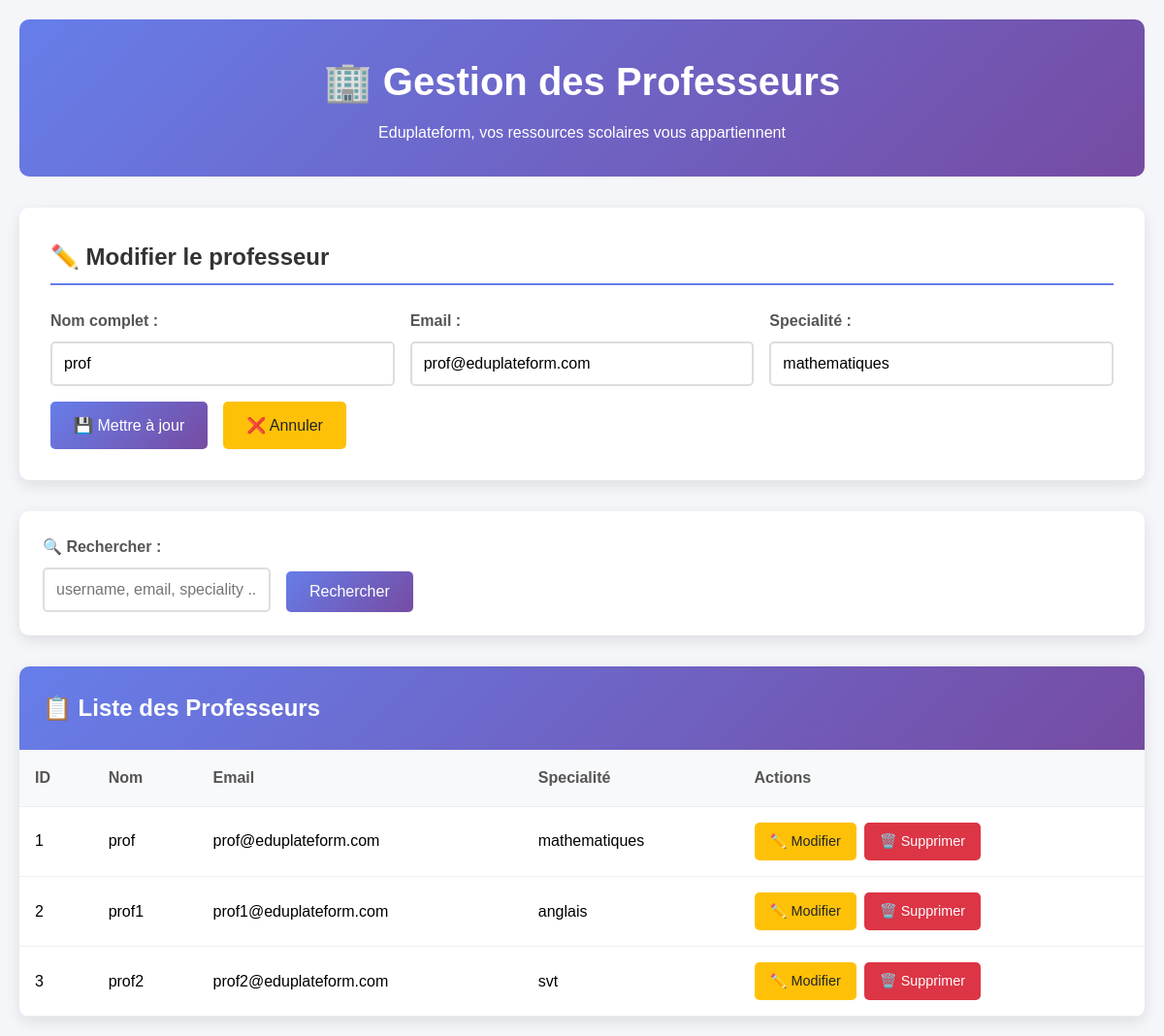
/professeur/index_prof.php?edit=1, run on the app's committed database.
### tables this page shows
CREATE TABLE professeurs (
    id INT AUTO_INCREMENT PRIMARY KEY,
    username VARCHAR(50) UNIQUE NOT NULL,
    email VARCHAR(100) UNIQUE NOT NULL,
    speciality VARCHAR(100) NOT NULL, 
    password VARCHAR(255) NOT NULL,
    created_at TIMESTAMP DEFAULT CURRENT_TIMESTAMP,
    last_login TIMESTAMP NULL
);

### professeur/professeur.php (called while the page is built, shortened)
<?php
require_once '../database/config.php';
class Professeur {
    private $conn;
    private $table = 'professeurs';
    public $id;
    public function __construct() {
        $database = new Database();
        $this->conn = $database->getConnection();
    }
    public function readAll() {
        $query = "SELECT * FROM " . $this->table . " ORDER BY username ASC";
        $stmt = $this->conn->prepare($query);
        $stmt->execute();
        return $stmt;
    }
    public function readOne() {
        $query = "SELECT * FROM " . $this->table . " WHERE id = :id LIMIT 0,1";
        $stmt = $this->conn->prepare($query);
        $stmt->bindParam(':id', $this->id);
        $stmt->execute();
        $row = $stmt->fetch(PDO::FETCH_ASSOC);
        if ($row) {
            $this->username = $row['username'];
            $this->email = $row['email'];
            $this->speciality = $row['speciality'];
            return true;
        }
        return false;
    }
}
?>

### database/config.php (called while the page is built, shortened)
<?php
class Database {
    private $connection;
    public function __construct() {
        try {
            $this->connection = new PDO(
                "mysql:host=" . DB_HOST . ";dbname=" . DB_NAME,
                DB_USER,
                DB_PASS,
                array(
                    PDO::ATTR_ERRMODE => PDO::ERRMODE_EXCEPTION,
                    PDO::ATTR_DEFAULT_FETCH_MODE => PDO::FETCH_ASSOC
                )
            );
        } catch(PDOException $e) {
            die("Erreur de connexion à la base de données: " . $e->getMessage());
        }
    }
    public function getConnection() {
        return $this->connection;
    }
}
?>

### professeur/index_prof.php (the view, shortened to what this page needs)
<?php
require_once 'professeur.php';
$professeurs = new Professeur();
$searchTerm = $_GET['search'] ?? '';
if ($searchTerm) {
    $stmt = $professeurs->search($searchTerm);
} else {
    $stmt = $professeurs->readAll();
}
$editprofesseurs = null;
if (isset($_GET['edit'])) {
    $editprofesseurs = new Professeur();
    $editprofesseurs->id = $_GET['edit'];
    $editprofesseurs->readOne();
}
?>
<!DOCTYPE html>
<html lang="fr">
<head>
    <link rel="stylesheet" href="styleprof.css">
</head>
<body>
    <div class="container">
        <div class="header">
            <h1>🏢 Gestion des Professeurs</h1>
            <p>Eduplateform, vos ressources scolaires vous appartiennent</p>
        </div>
        <div class="form-section">
            <h2><?php echo $editprofesseurs ? '✏️ Modifier le professeur' : '➕ Ajouter un Professeur'; ?></h2>
            <form method="POST" action="">
                <div class="form-grid">
                    <div class="form-group">
                        <label for="username">Nom complet :</label>
                        <input type="text" id="username" name="username" required
                               value="<?php echo $editprofesseurs ? htmlspecialchars($editprofesseurs->username) : ''; ?>">
                    </div>
                    <div class="form-group">
                        <label for="email">Email :</label>
                        <input type="email" id="email" name="email" required
                               value="<?php echo $editprofesseurs ? htmlspecialchars($editprofesseurs->email) : ''; ?>">
                    </div>
                    <div class="form-group">
                        <label for="speciality">Specialité :</label>
                        <input type="text" id="speciality" name="speciality" required
                               value="<?php echo $editprofesseurs ? htmlspecialchars($editprofesseurs->speciality) : ''; ?>">
                    </div>
                </div>
                <div style="display: flex; gap: 1rem;">
                    <button type="submit" class="btn btn-primary">
                        <?php echo $editprofesseurs ? '💾 Mettre à jour' : '➕ Ajouter'; ?>
                    </button>
                    <?php if ($editprofesseurs): ?>
                        <a href="index.php" class="btn btn-warning">❌ Annuler</a>
                    <?php endif; ?>
                </div>
            </form>
        </div>
        <div class="search-section">
            <form method="GET" action="" class="search-form">
                <div class="form-group" style="margin: 0;">
                    <label for="search">🔍 Rechercher :</label>
                    <input type="text" id="search" name="search" placeholder="username, email, speciality ..."
                           value="<?php echo htmlspecialchars($searchTerm); ?>">
                </div>
                <button type="submit" class="btn btn-primary">Rechercher</button>
            </form>
        </div>
        <div class="table-section">
            <div class="table-header">
                <h2>📋 Liste des Professeurs <?php echo $searchTerm ? "(Résultats pour: '$searchTerm')" : ''; ?></h2>
            </div>
            <div class="table-responsive">
                <?php if ($stmt->rowCount() > 0): ?>
                    <table>
                        <thead>
                            <tr>
                                <th>ID</th>
                                <th>Nom</th>
                                <th>Email</th>
                                <th>Specialité</th>
                                <th>Actions</th>
                            </tr>
                        </thead>
                        <tbody>
                            <?php while ($row = $stmt->fetch(PDO::FETCH_ASSOC)): ?>
                                <tr>
                                    <td><?php echo $row['id']; ?></td>
                                    <td><?php echo htmlspecialchars($row['username']); ?></td>
                                    <td><?php echo htmlspecialchars($row['email']); ?></td>
                                    <td><?php echo htmlspecialchars($row['speciality']); ?></td>
                                    <td>
                                        <div class="actions">
                                            <a href="?edit=<?php echo $row['id']; ?>" class="btn btn-warning btn-small">
                                                ✏️ Modifier
                                            </a>
                                            <a href="?delete=<?php echo $row['id']; ?>"
                                               class="btn btn-danger btn-small"
                                               onclick="return confirm('Êtes-vous sûr de vouloir supprimer cet Professeur ?')">
                                                🗑️ Supprimer
                                            </a>
                                        </div>
                                    </td>
                                </tr>
                            <?php endwhile; ?>
                        </tbody>
                    </table>
                <?php endif; ?>
            </div>
        </div>
    </div>
</body>
</html>

### professeur/styleprof.css (style rules this page uses)
* { margin: 0; padding: 0; box-sizing: border-box; }
body { font-family: 'Arial', sans-serif; background-color: #f5f6fa; line-height: 1.6; }
.container { max-width: 1200px; margin: 0 auto; padding: 20px; }
.header { background: linear-gradient(135deg, #667eea 0%, #764ba2 100%); color: white; padding: 2rem; border-radius: 10px; margin-bottom: 2rem; text-align: center; }
.header h1 { font-size: 2.5rem; margin-bottom: 0.5rem; }
.form-section { background: white; padding: 2rem; border-radius: 10px; box-shadow: 0 5px 15px rgba(0,0,0,0.1); margin-bottom: 2rem; }
.form-section h2 { color: #333; margin-bottom: 1.5rem; border-bottom: 2px solid #667eea; padding-bottom: 0.5rem; }
.form-grid { display: grid; grid-template-columns: repeat(auto-fit, minmax(250px, 1fr)); gap: 1rem; margin-bottom: 1rem; }
.form-group { display: flex; flex-direction: column; }
.form-group label { margin-bottom: 0.5rem; font-weight: bold; color: #555; }
.form-group input { padding: 0.75rem; border: 2px solid #ddd; border-radius: 5px; font-size: 1rem; transition: border-color 0.3s; }
.btn { padding: 0.75rem 1.5rem; border: none; border-radius: 5px; cursor: pointer; font-size: 1rem; text-decoration: none; display: inline-block; text-align: center; transition: all 0.3s; }
.btn-primary { background: linear-gradient(135deg, #667eea 0%, #764ba2 100%); color: white; }
.btn-warning { background-color: #ffc107; color: #212529; }
.btn-danger { background-color: #dc3545; color: white; }
.btn-small { padding: 0.5rem 1rem; font-size: 0.9rem; }
.search-section { background: white; padding: 1.5rem; border-radius: 10px; box-shadow: 0 5px 15px rgba(0,0,0,0.1); margin-bottom: 2rem; }
.search-form { display: flex; gap: 1rem; align-items: end; }
.search-form input { flex: 1; padding: 0.75rem; border: 2px solid #ddd; border-radius: 5px; font-size: 1rem; }
.table-section { background: white; border-radius: 10px; box-shadow: 0 5px 15px rgba(0,0,0,0.1); overflow: hidden; }
.table-header { background: linear-gradient(135deg, #667eea 0%, #764ba2 100%); color: white; padding: 1.5rem; }
.table-header h2 { margin: 0; }
.table-responsive { overflow-x: auto; }
table { width: 100%; border-collapse: collapse; }
th, td { padding: 1rem; text-align: left; border-bottom: 1px solid #eee; }
th { background-color: #f8f9fa; font-weight: bold; color: #555; }
.actions { display: flex; gap: 0.5rem; }

### data on the page
professeurs: username "prof", email "prof@eduplateform.com", speciality "mathematiques", id "1"
professeurs: id "2", username "prof1", email "prof1@eduplateform.com", speciality "anglais"
professeurs: id "3", username "prof2", email "prof2@eduplateform.com", speciality "svt"
